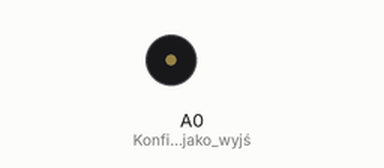
Recording of a sketch running on a simulated Arduino Uno, built with avr-gcc and run on an emulated ATmega328P. On the bench: buzzer (waves = sounding). What the sketch prints to the serial monitor is not drawn.

Above: at 1.2 s.
At 4.27 s:
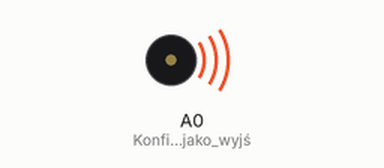
Timing chart, 0 to 5.8 s (numbered marks = the images above):
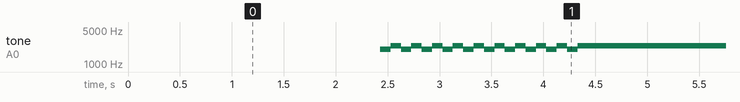

The sketch:

halas.ino
```cpp
  int czestotliwosc = 0;

void setup() {
  pinMode(A0, OUTPUT); //Konfiguracja A0 jako wyjście
Serial.begin(9600);
}

void loop() {
  for (czestotliwosc = 2000; czestotliwosc < 2400; czestotliwosc++) {
    tone(A0, czestotliwosc);
    Serial.println(czestotliwosc);
  }
  for (int i = 0; i < 10; i++) {
    tone(A0, 2000);
    delay(100);
    tone(A0, 2400);
    delay(100);
  }
}
```

Measured:
- by itself, tone on A0 (Konfiguracja_A0_jako_wyjś): repeats every 4.4 s: 9 × (2400 Hz 0.10 s, 2000 Hz 0.10 s), 2400 Hz 2.5 s, 2000 Hz 0.10 s
